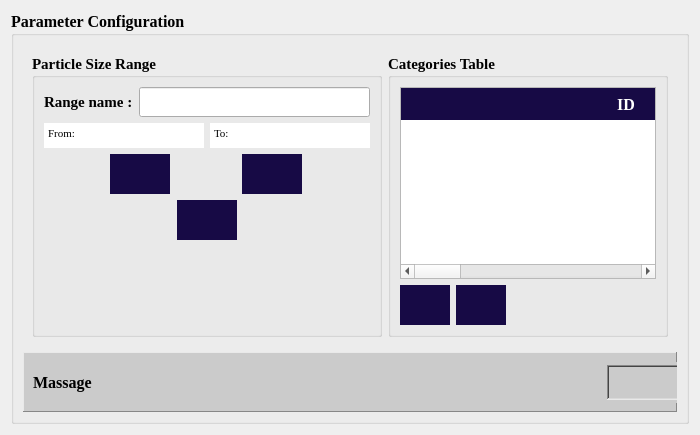
                      <widget class="QWidget" name="tab">
                       <attribute name="icon">
                        <iconset>
                         <normaloff>Icons/Algo_setting.png</normaloff>Icons/Algo_setting.png</iconset>
                       </attribute>
                       <attribute name="title">
                        <string/>
                       </attribute>
                       <attribute name="toolTip">
                        <string>Algorithm Setting</string>
                       </attribute>
                       <layout class="QHBoxLayout" name="horizontalLayout_37">
                        <item>
                         <widget class="QGroupBox" name="groupBox_7">
                          <property name="font">
                           <font>
                            <family>Times New Roman</family>
                            <pointsize>12</pointsize>
                            <weight>75</weight>
                            <bold>true</bold>
                           </font>
                          </property>
                          <property name="title">
                           <string>Parameter Configuration</string>
                          </property>
                          <layout class="QVBoxLayout" name="verticalLayout_8">
                           <item>
                            <widget class="QFrame" name="frame_8">
                             <property name="styleSheet">
                              <string notr="true">QPushButton{
	border: None;
	background: #170a45;
	color: rgb(255, 255, 255);
}

QPushButton:hover{
	background: #3E9EF0; 
}

QPushButton:disabled{
	background: #8D8D8D; 
}

QPushButton:pressed{
	background: black; 
}
</string>
                             </property>
                             <property name="locale">
                              <locale language="English" country="UnitedStates"/>
                             </property>
                             <property name="frameShape">
                              <enum>QFrame::NoFrame</enum>
                             </property>
                             <property name="frameShadow">
                              <enum>QFrame::Raised</enum>
                             </property>
                             <layout class="QHBoxLayout" name="horizontalLayout_5">
                              <item>
                               <widget class="QGroupBox" name="groupBox_5">
                                <property name="minimumSize">
                                 <size>
                                  <width>350</width>
                                  <height>0</height>
                                 </size>
                                </property>
                                <property name="maximumSize">
                                 <size>
                                  <width>300</width>
                                  <height>16777215</height>
                                 </size>
                                </property>
                                <property name="font">
                                 <font>
                                  <family>Times New Roman</family>
                                  <pointsize>11</pointsize>
                                  <weight>75</weight>
                                  <bold>true</bold>
                                 </font>
                                </property>
                                <property name="title">
                                 <string>Particle Size Range</string>
                                </property>
                                <layout class="QVBoxLayout" name="verticalLayout_12">
                                 <item>
                                  <layout class="QHBoxLayout" name="horizontalLayout_53">
                                   <item>
                                    <widget class="QLabel" name="label_29">
                                     <property name="font">
                                      <font>
                                       <family>Times New Roman</family>
                                       <pointsize>11</pointsize>
                                       <weight>75</weight>
                                       <bold>true</bold>
                                      </font>
                                     </property>
                                     <property name="text">
                                      <string>Range name :</string>
                                     </property>
                                    </widget>
                                   </item>
                                   <item>
                                    <widget class="QLineEdit" name="range_desc_lineedit">
                                     <property name="sizePolicy">
                                      <sizepolicy hsizetype="Expanding" vsizetype="Fixed">
                                       <horstretch>0</horstretch>
                                       <verstretch>30</verstretch>
                                      </sizepolicy>
                                     </property>
                                     <property name="minimumSize">
                                      <size>
                                       <width>0</width>
                                       <height>30</height>
                                      </size>
                                     </property>
                                     <property name="font">
                                      <font>
                                       <family>Times New Roman</family>
                                       <pointsize>11</pointsize>
                                      </font>
                                     </property>
                                     <property name="alignment">
                                      <set>Qt::AlignCenter</set>
                                     </property>
                                    </widget>
                                   </item>
                                  </layout>
                                 </item>
                                 <item>
                                  <layout class="QVBoxLayout" name="verticalLayout_11">
                                   <item>
                                    <layout class="QHBoxLayout" name="horizontalLayout_19">
                                     <item>
                                      <widget class="QTextEdit" name="textEdit">
                                       <property name="maximumSize">
                                        <size>
                                         <width>16777215</width>
                                         <height>25</height>
                                        </size>
                                       </property>
                                       <property name="font">
                                        <font>
                                         <family>Times New Roman</family>
                                         <pointsize>11</pointsize>
                                        </font>
                                       </property>
                                       <property name="cursor" stdset="0">
                                        <cursorShape>IBeamCursor</cursorShape>
                                       </property>
                                       <property name="frameShape">
                                        <enum>QFrame::NoFrame</enum>
                                       </property>
                                       <property name="frameShadow">
                                        <enum>QFrame::Sunken</enum>
                                       </property>
                                       <property name="lineWidth">
                                        <number>0</number>
                                       </property>
                                       <property name="html">
                                        <string>&lt;!DOCTYPE HTML PUBLIC &quot;-//W3C//DTD HTML 4.0//EN&quot; &quot;http://www.w3.org/TR/REC-html40/strict.dtd&quot;&gt;
&lt;html&gt;&lt;head&gt;&lt;meta name=&quot;qrichtext&quot; content=&quot;1&quot; /&gt;&lt;style type=&quot;text/css&quot;&gt;
p, li { white-space: pre-wrap; }
&lt;/style&gt;&lt;/head&gt;&lt;body style=&quot; font-family:'Times New Roman'; font-size:11pt; font-weight:400; font-style:normal;&quot;&gt;
&lt;p style=&quot; margin-top:0px; margin-bottom:0px; margin-left:0px; margin-right:0px; -qt-block-indent:0; text-indent:0px;&quot;&gt;&lt;span style=&quot; font-family:'MS Shell Dlg 2'; font-size:8.25pt;&quot;&gt;From:&lt;/span&gt;&lt;/p&gt;&lt;/body&gt;&lt;/html&gt;</string>
                                       </property>
                                      </widget>
                                     </item>
                                     <item>
                                      <spacer name="horizontalSpacer_2">
                                       <property name="orientation">
                                        <enum>Qt::Horizontal</enum>
                                       </property>
                                       <property name="sizeHint" stdset="0">
                                        <size>
                                         <width>40</width>
                                         <height>20</height>
                                        </size>
                                       </property>
                                      </spacer>
                                     </item>
                                     <item>
                                      <widget class="QTextEdit" name="textEdit_2">
                                       <property name="maximumSize">
                                        <size>
                                         <width>16777215</width>
                                         <height>25</height>
                                        </size>
                                       </property>
                                       <property name="font">
                                        <font>
                                         <family>Times New Roman</family>
                                         <pointsize>11</pointsize>
                                        </font>
                                       </property>
                                       <property name="cursor" stdset="0">
                                        <cursorShape>IBeamCursor</cursorShape>
                                       </property>
                                       <property name="frameShape">
                                        <enum>QFrame::NoFrame</enum>
                                       </property>
                                       <property name="frameShadow">
                                        <enum>QFrame::Sunken</enum>
                                       </property>
                                       <property name="lineWidth">
                                        <number>0</number>
                                       </property>
                                       <property name="html">
                                        <string>&lt;!DOCTYPE HTML PUBLIC &quot;-//W3C//DTD HTML 4.0//EN&quot; &quot;http://www.w3.org/TR/REC-html40/strict.dtd&quot;&gt;
&lt;html&gt;&lt;head&gt;&lt;meta name=&quot;qrichtext&quot; content=&quot;1&quot; /&gt;&lt;style type=&quot;text/css&quot;&gt;
p, li { white-space: pre-wrap; }
&lt;/style&gt;&lt;/head&gt;&lt;body style=&quot; font-family:'Times New Roman'; font-size:11pt; font-weight:400; font-style:normal;&quot;&gt;
&lt;p style=&quot; margin-top:0px; margin-bottom:0px; margin-left:0px; margin-right:0px; -qt-block-indent:0; text-indent:0px;&quot;&gt;&lt;span style=&quot; font-family:'MS Shell Dlg 2'; font-size:8.25pt;&quot;&gt;To:&lt;/span&gt;&lt;/p&gt;&lt;/body&gt;&lt;/html&gt;</string>
                                       </property>
                                      </widget>
                                     </item>
                                    </layout>
                                   </item>
                                   <item>
                                    <layout class="QVBoxLayout" name="verticalLayout_13"/>
                                   </item>
                                   <item>
                                    <layout class="QHBoxLayout" name="horizontalLayout_28">
                                     <item>
                                      <widget class="QPushButton" name="add_category_range">
                                       <property name="minimumSize">
                                        <size>
                                         <width>50</width>
                                         <height>40</height>
                                        </size>
                                       </property>
                                       <property name="maximumSize">
                                        <size>
                                         <width>60</width>
                                         <height>16777215</height>
                                        </size>
                                       </property>
                                       <property name="font">
                                        <font>
                                         <family>Times New Roman</family>
                                         <pointsize>10</pointsize>
                                        </font>
                                       </property>
                                       <property name="cursor">
                                        <cursorShape>PointingHandCursor</cursorShape>
                                       </property>
                                       <property name="toolTip">
                                        <string>&lt;html&gt;&lt;head/&gt;&lt;body&gt;&lt;p&gt;&lt;span style=&quot; font-size:10pt;&quot;&gt;Add New Range&lt;/span&gt;&lt;/p&gt;&lt;/body&gt;&lt;/html&gt;</string>
                                       </property>
                                       <property name="text">
                                        <string/>
                                       </property>
                                       <property name="icon">
                                        <iconset>
                                         <normaloff>Icons/add (1).png</normaloff>Icons/add (1).png</iconset>
                                       </property>
                                       <property name="iconSize">
                                        <size>
                                         <width>30</width>
                                         <height>30</height>
                                        </size>
                                       </property>
                                      </widget>
                                     </item>
                                     <item>
                                      <widget class="QPushButton" name="remove_category_range">
                                       <property name="minimumSize">
                                        <size>
                                         <width>50</width>
                                         <height>40</height>
                                        </size>
                                       </property>
                                       <property name="maximumSize">
                                        <size>
                                         <width>60</width>
                                         <height>16777215</height>
                                        </size>
                                       </property>
                                       <property name="font">
                                        <font>
                                         <family>Times New Roman</family>
                                         <pointsize>10</pointsize>
                                        </font>
                                       </property>
                                       <property name="text">
                                        <string/>
                                       </property>
                                       <property name="icon">
                                        <iconset>
                                         <normaloff>Icons/remove.png</normaloff>Icons/remove.png</iconset>
                                       </property>
                                       <property name="iconSize">
                                        <size>
                                         <width>30</width>
                                         <height>30</height>
                                        </size>
                                       </property>
                                      </widget>
                                     </item>
                                    </layout>
                                   </item>
                                  </layout>
                                 </item>
                                 <item>
                                  <layout class="QHBoxLayout" name="horizontalLayout_33">
                                   <item>
                                    <widget class="QPushButton" name="range_apply_pushButton">
                                     <property name="minimumSize">
                                      <size>
                                       <width>50</width>
                                       <height>40</height>
                                      </size>
                                     </property>
                                     <property name="maximumSize">
                                      <size>
                                       <width>60</width>
                                       <height>16777215</height>
                                      </size>
                                     </property>
                                     <property name="font">
                                      <font>
                                       <family>Times New Roman</family>
                                       <pointsize>10</pointsize>
                                      </font>
                                     </property>
                                     <property name="toolTip">
                                      <string>&lt;html&gt;&lt;head/&gt;&lt;body&gt;&lt;p&gt;&lt;span style=&quot; font-size:10pt;&quot;&gt;Apply&lt;/span&gt;&lt;/p&gt;&lt;/body&gt;&lt;/html&gt;</string>
                                     </property>
                                     <property name="text">
                                      <string/>
                                     </property>
                                     <property name="icon">
                                      <iconset>
                                       <normaloff>Icons/okk (1).png</normaloff>Icons/okk (1).png</iconset>
                                     </property>
                                     <property name="iconSize">
                                      <size>
                                       <width>30</width>
                                       <height>30</height>
                                      </size>
                                     </property>
                                    </widget>
                                   </item>
                                  </layout>
                                 </item>
                                 <item>
                                  <spacer name="verticalSpacer">
                                   <property name="orientation">
                                    <enum>Qt::Vertical</enum>
                                   </property>
                                   <property name="sizeHint" stdset="0">
                                    <size>
                                     <width>20</width>
                                     <height>40</height>
                                    </size>
                                   </property>
                                  </spacer>
                                 </item>
                                </layout>
                               </widget>
                              </item>
                              <item>
                               <widget class="QGroupBox" name="groupBox_19">
                                <property name="font">
                                 <font>
                                  <family>Times New Roman</family>
                                  <pointsize>11</pointsize>
                                  <weight>75</weight>
                                  <bold>true</bold>
                                 </font>
                                </property>
                                <property name="title">
                                 <string>Categories Table</string>
                                </property>
                                <layout class="QVBoxLayout" name="verticalLayout_27">
                                 <item>
                                  <widget class="QTableWidget" name="ranges_table">
                                   <property name="font">
                                    <font>
                                     <family>Times New Roman</family>
                                     <pointsize>12</pointsize>
                                    </font>
                                   </property>
                                   <property name="styleSheet">
                                    <string notr="true">QHeaderView::section {
    background-color: #170a45;
    border: none;
    height: 32px;
	color : rgb(255,255,255)
}

QTableWidget QTableCornerButton::section {
    background-color: #170a45;
    border: 1px solid #170a45;
}

QTableWidget {
    gridline-color: #170a45;
    font-size: 12pt;
}

</string>
                                   </property>
                                   <attribute name="horizontalHeaderDefaultSectionSize">
                                    <number>150</number>
                                   </attribute>
                                   <column>
                                    <property name="text">
                                     <string/>
                                    </property>
                                   </column>
                                   <column>
                                    <property name="text">
                                     <string>ID</string>
                                    </property>
                                    <property name="font">
                                     <font>
                                      <family>Times New Roman</family>
                                      <pointsize>12</pointsize>
                                      <weight>75</weight>
                                      <bold>true</bold>
                                     </font>
                                    </property>
                                   </column>
                                   <column>
                                    <property name="text">
                                     <string>Description</string>
                                    </property>
                                    <property name="font">
                                     <font>
                                      <family>Times New Roman</family>
                                      <pointsize>12</pointsize>
                                      <weight>75</weight>
                                      <bold>true</bold>
                                     </font>
                                    </property>
                                   </column>
                                   <column>
                                    <property name="text">
                                     <string>Ranges</string>
                                    </property>
                                    <property name="font">
                                     <font>
                                      <family>Times New Roman</family>
                                      <pointsize>12</pointsize>
                                      <weight>75</weight>
                                      <bold>true</bold>
                                     </font>
                                    </property>
                                   </column>
                                   <column>
                                    <property name="text">
                                     <string>Selected</string>
                                    </property>
                                    <property name="font">
                                     <font>
                                      <family>Times New Roman</family>
                                      <pointsize>12</pointsize>
                                      <weight>75</weight>
                                      <bold>true</bold>
                                     </font>
                                    </property>
                                   </column>
                                  </widget>
                                 </item>
                                 <item>
                                  <layout class="QHBoxLayout" name="horizontalLayout_54">
                                   <item>
                                    <widget class="QPushButton" name="apply_btn_range">
                                     <property name="minimumSize">
                                      <size>
                                       <width>50</width>
                                       <height>40</height>
                                      </size>
                                     </property>
                                     <property name="maximumSize">
                                      <size>
                                       <width>60</width>
                                       <height>16777215</height>
                                      </size>
                                     </property>
                                     <property name="font">
                                      <font>
                                       <family>Times New Roman</family>
                                       <pointsize>10</pointsize>
                                      </font>
                                     </property>
                                     <property name="toolTip">
                                      <string>&lt;html&gt;&lt;head/&gt;&lt;body&gt;&lt;p&gt;Display the selected items&lt;/p&gt;&lt;/body&gt;&lt;/html&gt;</string>
                                     </property>
                                     <property name="text">
                                      <string/>
                                     </property>
                                     <property name="icon">
                                      <iconset>
                                       <normaloff>Icons/selection.png</normaloff>Icons/selection.png</iconset>
                                     </property>
                                     <property name="iconSize">
                                      <size>
                                       <width>30</width>
                                       <height>30</height>
                                      </size>
                                     </property>
                                    </widget>
                                   </item>
                                   <item>
                                    <widget class="QPushButton" name="del_btn_range">
                                     <property name="minimumSize">
                                      <size>
                                       <width>50</width>
                                       <height>40</height>
                                      </size>
                                     </property>
                                     <property name="maximumSize">
                                      <size>
                                       <width>60</width>
                                       <height>16777215</height>
                                      </size>
                                     </property>
                                     <property name="font">
                                      <font>
                                       <family>Times New Roman</family>
                                       <pointsize>10</pointsize>
                                      </font>
                                     </property>
                                     <property name="toolTip">
                                      <string>&lt;html&gt;&lt;head/&gt;&lt;body&gt;&lt;p&gt;Clear selected items&lt;/p&gt;&lt;/body&gt;&lt;/html&gt;</string>
                                     </property>
                                     <property name="text">
                                      <string/>
                                     </property>
                                     <property name="icon">
                                      <iconset>
                                       <normaloff>Icons/delete.png</normaloff>Icons/delete.png</iconset>
                                     </property>
                                     <property name="iconSize">
                                      <size>
                                       <width>30</width>
                                       <height>30</height>
                                      </size>
                                     </property>
                                    </widget>
                                   </item>
                                   <item>
                                    <spacer name="horizontalSpacer_10">
                                     <property name="orientation">
                                      <enum>Qt::Horizontal</enum>
                                     </property>
                                     <property name="sizeHint" stdset="0">
                                      <size>
                                       <width>40</width>
                                       <height>20</height>
                                      </size>
                                     </property>
                                    </spacer>
                                   </item>
                                  </layout>
                                 </item>
                                </layout>
                               </widget>
                              </item>
                             </layout>
                            </widget>
                           </item>
                           <item>
                            <widget class="QFrame" name="status_frame_3">
                             <property name="minimumSize">
                              <size>
                               <width>0</width>
                               <height>60</height>
                              </size>
                             </property>
                             <property name="styleSheet">
                              <string notr="true"> background: #CBCBCB;</string>
                             </property>
                             <property name="frameShape">
                              <enum>QFrame::Panel</enum>
                             </property>
                             <property name="frameShadow">
                              <enum>QFrame::Raised</enum>
                             </property>
                             <widget class="QWidget" name="layoutWidget">
                              <property name="geometry">
                               <rect>
                                <x>10</x>
                                <y>10</y>
                                <width>1141</width>
                                <height>41</height>
                               </rect>
                              </property>
                              <layout class="QHBoxLayout" name="horizontalLayout_22">
                               <item>
                                <widget class="QLabel" name="label_24">
                                 <property name="minimumSize">
                                  <size>
                                   <width>0</width>
                                   <height>30</height>
                                  </size>
                                 </property>
                                 <property name="font">
                                  <font>
                                   <family>Times New Roman</family>
                                   <pointsize>12</pointsize>
                                   <weight>75</weight>
                                   <bold>true</bold>
                                  </font>
                                 </property>
                                 <property name="text">
                                  <string>Massage</string>
                                 </property>
                                </widget>
                               </item>
                               <item>
                                <widget class="QLabel" name="label_msg_range">
                                 <property name="minimumSize">
                                  <size>
                                   <width>150</width>
                                   <height>35</height>
                                  </size>
                                 </property>
                                 <property name="maximumSize">
                                  <size>
                                   <width>16777215</width>
                                   <height>35</height>
                                  </size>
                                 </property>
                                 <property name="font">
                                  <font>
                                   <family>Times New Roman</family>
                                   <pointsize>12</pointsize>
                                  </font>
                                 </property>
                                 <property name="frameShape">
                                  <enum>QFrame::WinPanel</enum>
                                 </property>
                                 <property name="frameShadow">
                                  <enum>QFrame::Sunken</enum>
                                 </property>
                                 <property name="text">
                                  <string/>
                                 </property>
                                </widget>
                               </item>
                              </layout>
                             </widget>
                            </widget>
                           </item>
                          </layout>
                         </widget>
                        </item>
                       </layout>
                      </widget>
